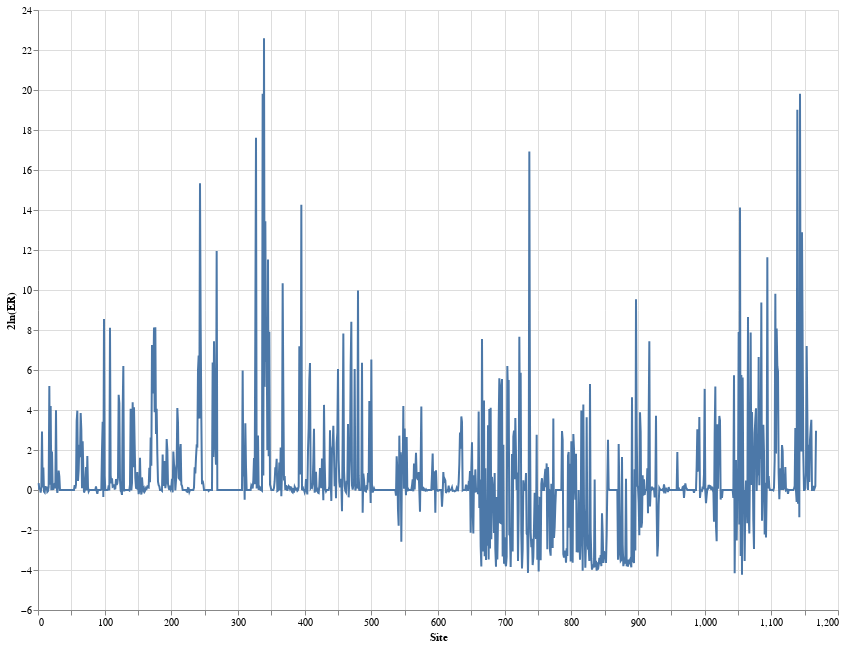

The notebook cell saved with this chart:
### Code cell
#source = df[df["omega"] < 10]
source = df

line = alt.Chart(source).mark_line().encode(
    x='Site',
    y='2ln(ER)', 
).properties(
    width=800,
    height=600)

line

### Figure 1 — Vega-Lite specification as saved in the notebook (floating-point values rounded to 4 significant figures; data arrays with more than 128 entries replaced by an {"elided": "..."} marker saying what was removed)
{"config": {"view": {"continuousWidth": 400, "continuousHeight": 300}}, "data": {"name": "data-fe20e17c98a59a0f4ddfc514ac89b05a"}, "mark": "line", "encoding": {"x": {"type": "quantitative", "field": "Site"}, "y": {"type": "quantitative", "field": "2ln(ER)"}}, "height": 600, "width": 800, "$schema": "https://vega.github.io/schema/vega-lite/v4.8.1.json", "datasets": {"data-fe20e17c98a59a0f4ddfc514ac89b05a": {"elided": "1167 records"}}}
